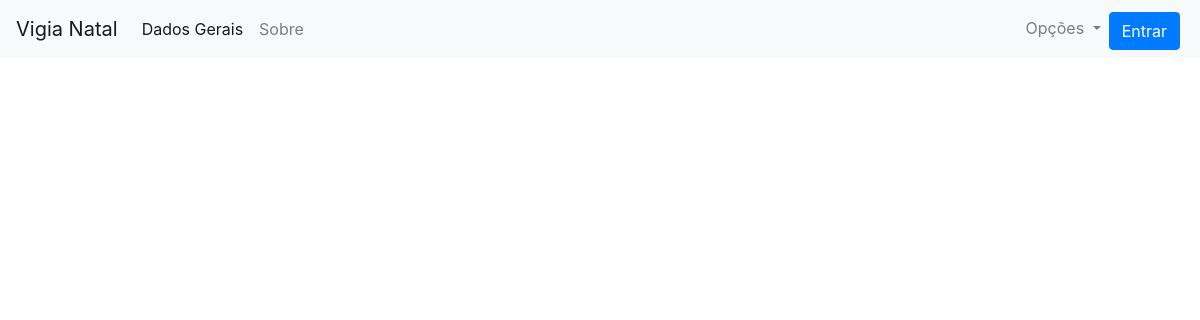
/despesa/list, run on an earlier commit of the app's database.
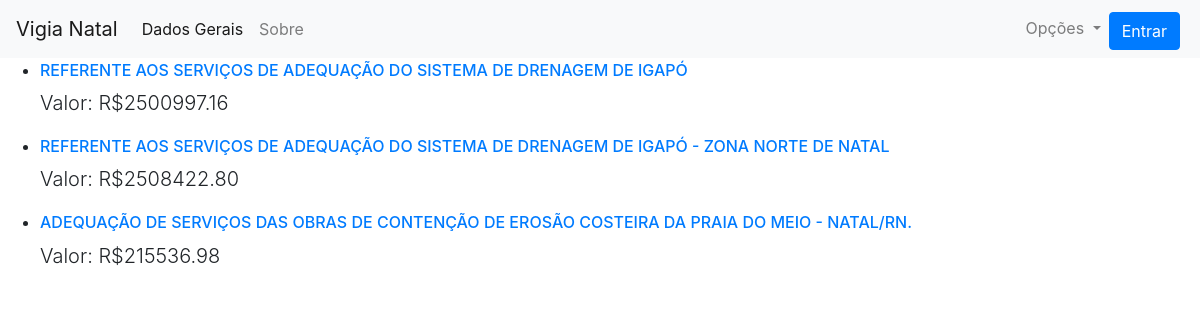
And on a later commit of the database.
### map_app/models.py (models this page shows, shortened)
class Despesa(models.Model):
    descricao = models.CharField(max_length = 256)
    valor = models.FloatField()
    data_inicio = models.DateField()
    data_update = models.DateField()
    prazo = models.IntegerField(blank=True, null=True)
    coordenadaS = models.FloatField()
    coordenadaW = models.FloatField()
    orgao = models.ForeignKey(Orgao, on_delete = models.CASCADE)

### map_app/views.py (the view)
# urls.py: path('despesa/list', views.DespesaListView.as_view(), name = 'despesa_list'),
class DespesaListView(ListView):
    model = Despesa
    def get_queryset(self):
        return Despesa.objects.all()

### map_app/templates/map_app/despesa_list.html (shortened to what this page needs)
{% extends "map_app/base.html" %}
{% block body_block %}
  <ul>
    {% for despesa in despesa_list %}
    <li>
      <div class="despesa conteiner">
        <h6> <a href="{% url 'despesa_detail' pk=despesa.pk %}">{{despesa.descricao}}</a> </h6>
        <div class="valordespesa">
          <p class="lead">Valor: R${{despesa.valor|floatformat:2}}</p>
      </div>
    </li>
    {% endfor %}
  </ul>
{% endblock %}

### map_app/templates/map_app/base.html (shortened to what this page needs)
<!DOCTYPE html>
<html>
  <head>
    <link rel="stylesheet" href="https://stackpath.bootstrapcdn.com/bootstrap/4.1.3/css/bootstrap.min.css">
  </head>
  <body>
    <nav class="navbar navbar-expand-lg navbar-light bg-light">
      <a class="navbar-brand" href="{% url 'home' %}">Vigia Natal</a>
      <div class="collapse navbar-collapse" id="navbarNavDropdown">
        <ul class="navbar-nav mr-auto">
          <li class="nav-item active">
            <a class="nav-link" href="{% url 'dados_gerais' %}">Dados Gerais</a>
          </li>
          <li class="nav-item">
            <a class="nav-link" href="#">Sobre</a>
          </li>
        </ul>
        <ul class="navbar-nav navbar-right">
          {% if user.is_authenticated %}
            <li class="nav-item dropdown">
              <a class="nav-link dropdown-toggle" href="#" id="navbarDropdownMenuLink" role="button" data-toggle="dropdown" aria-haspopup="true" aria-expanded="false">
                Opções
              </a>
              <div class="dropdown-menu" aria-labelledby="navbarDropdownMenuLink">
                <a class="dropdown-item" href="{% url 'despesa_create' %}">Cadastrar Despesa</a>
                <a class="dropdown-item" href="{% url 'orgao_create'%}">Cadastrar Orgão</a>
                <a class="dropdown-item" href="{% url 'despesa_list'%}">Lista de Despesas</a>
                <a class="dropdown-item" href="{% url 'orgao_list'%}">Lista de Orgãos</a>
              </div>
            </li class = >
            <li>
              <a href="{% url 'logout' %}">Sair</a>
            </li>
          {% else %}
            <li class="nav-item dropdown">
              <a class="nav-link dropdown-toggle" href="#" id="navbarDropdownMenuLink" role="button" data-toggle="dropdown" aria-haspopup="true" aria-expanded="false">
                Opções
              </a>
            </li>
            <li><a href="{% url 'login' %}" class="btn btn-primary mr-1 mt-1" role="button" >Entrar</a></li>
          {% endif %}
            </ul>
          </div>
        </nav>
    {% block body_block %}
    {% endblock %}
  </body>
</html>

What changed in the data, as far as the page shows it:
added Despesa: descricao "REFERENTE AOS SERVIÇOS DE ADEQUAÇÃO DO SISTEMA DE DRENAGEM DE IGAPÓ", valor "2500997.16"
added Despesa: descricao "REFERENTE AOS SERVIÇOS DE ADEQUAÇÃO DO SISTEMA DE DRENAGEM DE IGAPÓ - ZONA NORTE DE NATAL", valor "2508422.80"
added Despesa: descricao "ADEQUAÇÃO DE SERVIÇOS DAS OBRAS DE CONTENÇÃO DE EROSÃO COSTEIRA DA PRAIA DO MEIO - NATAL/RN.", valor "215536.98"
